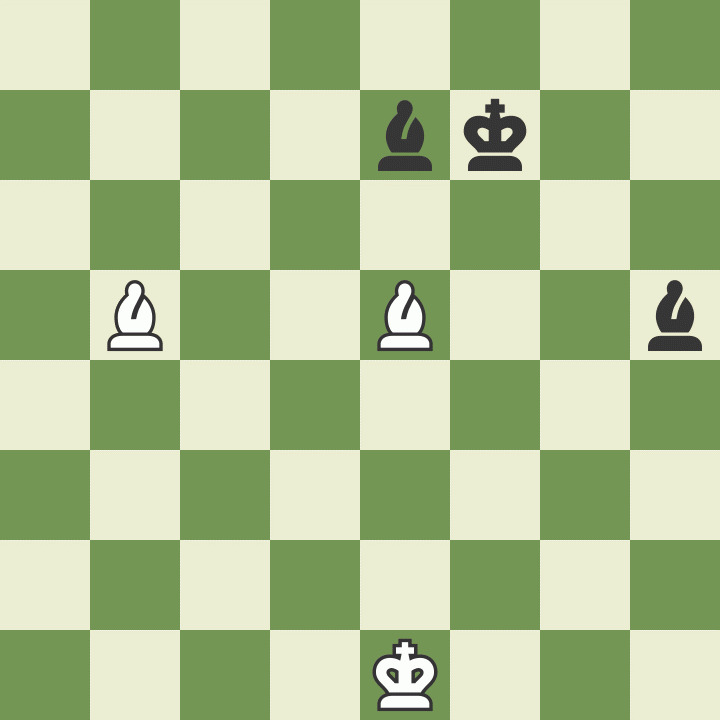
#> input picture AITasks/data/images/train/10.jpg, 720 x 720 px
$ python task2.py
#> lines starting #> are read from the running program, lines starting #| are printed output that depends on the picture
#> the answer given: data/images/train/10.jpg
from PIL import Image
import tkinter as tk
from tkinter import filedialog

def convert_to_grayscale(image_path):
    # Open the image
#> called with image_path = 'data/images/train/10.jpg'
    image = Image.open(image_path)
#> image is the input picture: PIL image 720x720 RGB; mean R, G, B 173.6, 191.9, 146.9
    grayscale_image = Image.new("L", image.size)
#> grayscale_image: PIL image 720x720 L; every value is 0

    # Get pixel data
    pixels = image.load()
    grayscale_pixels = grayscale_image.load()


    for i in range(image.width):
        for j in range(image.height):

            pixel_values = pixels[i, j]
            if len(pixel_values) == 4:  # RGBA
                r, g, b, _ = pixel_values
            else:  # RGB
                r, g, b = pixel_values


            gray = int(0.299 * r + 0.587 * g + 0.114 * b)
            grayscale_pixels[i, j] = gray


    grayscale_image.show()
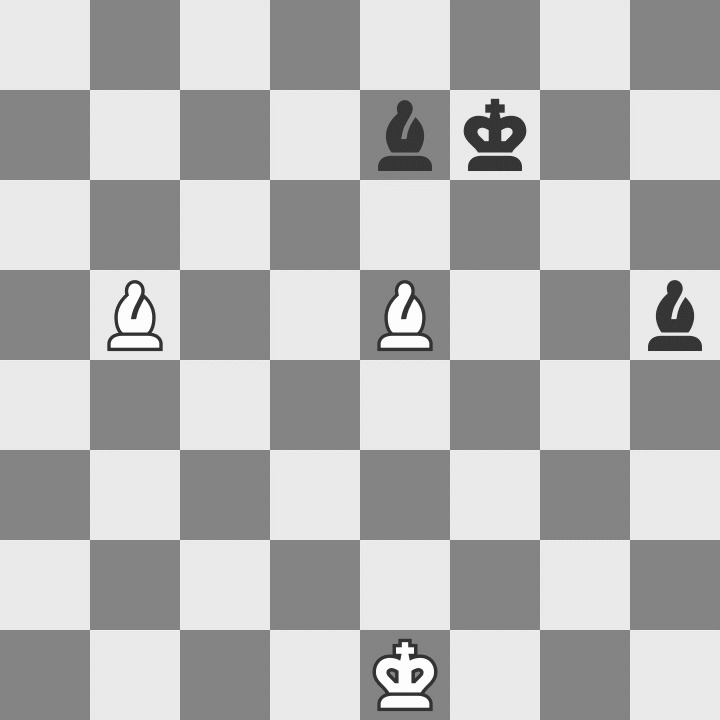
#> shown: PIL image 720x720 L; min 40, max 255, mean 181.2

    return grayscale_image

def get_image_file():

    file_path = filedialog.askopenfilename(
        title="Select an Image File",
        filetypes=[("Image Files", "*.jpg;*.jpeg;*.png;*.bmp;*.gif")]
    )

    if file_path:
        return file_path
    else:
        print("No file selected.")
        exit(0)

convert_to_grayscale(get_image_file())

$ run again, on AITasks/data/images/train/106.jpg
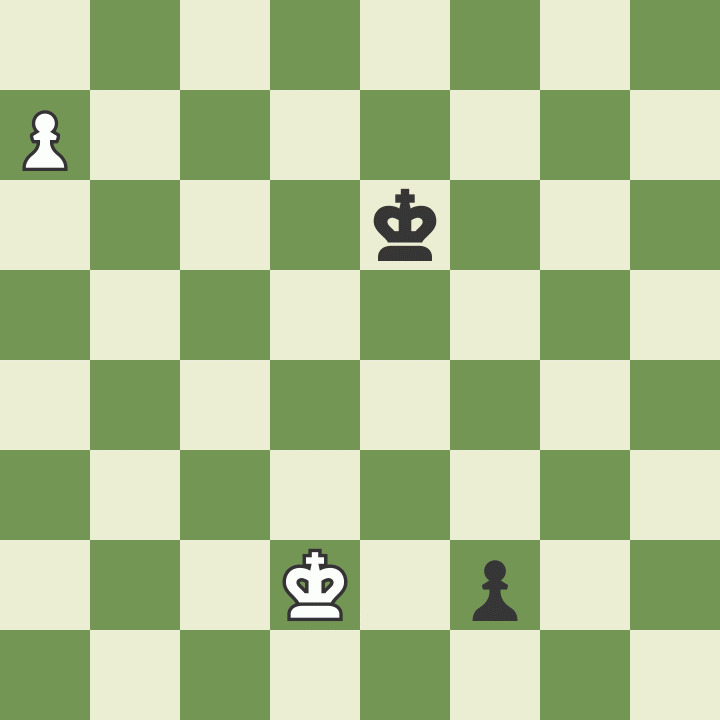
#> input picture AITasks/data/images/train/106.jpg, 720 x 720 px
#> in convert_to_grayscale, image is the input picture: PIL image 720x720 RGB; mean R, G, B 174.6, 193, 147.6
#> grayscale_image: PIL image 720x720 L; every value is 0
#> in convert_to_grayscale, `grayscale_image.show()`:
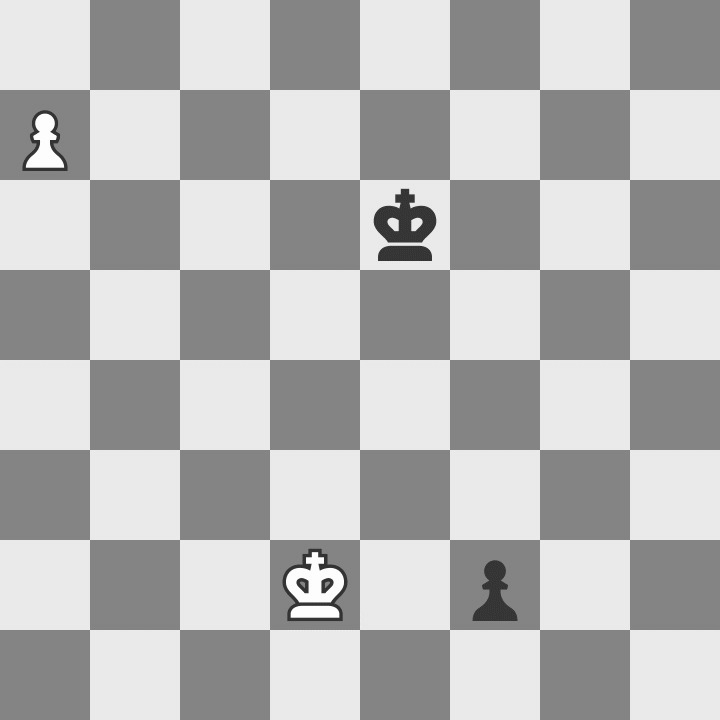
#> shown: PIL image 720x720 L; min 39, max 255, mean 182.2

$ run again, on AITasks/data/images/train/107.jpg
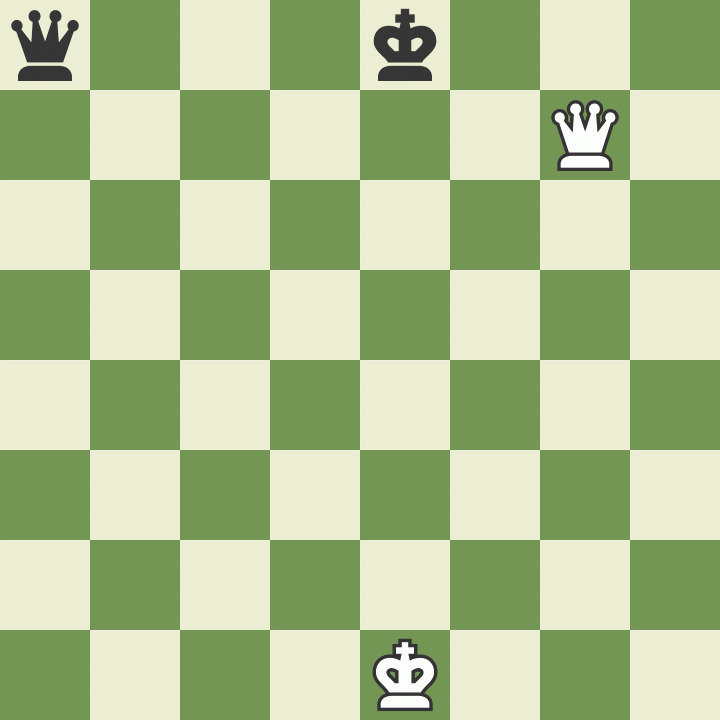
#> input picture AITasks/data/images/train/107.jpg, 720 x 720 px
#> in convert_to_grayscale, image is the input picture: PIL image 720x720 RGB; mean R, G, B 174, 192.4, 147.2
#> grayscale_image: PIL image 720x720 L; every value is 0
#> in convert_to_grayscale, `grayscale_image.show()`:
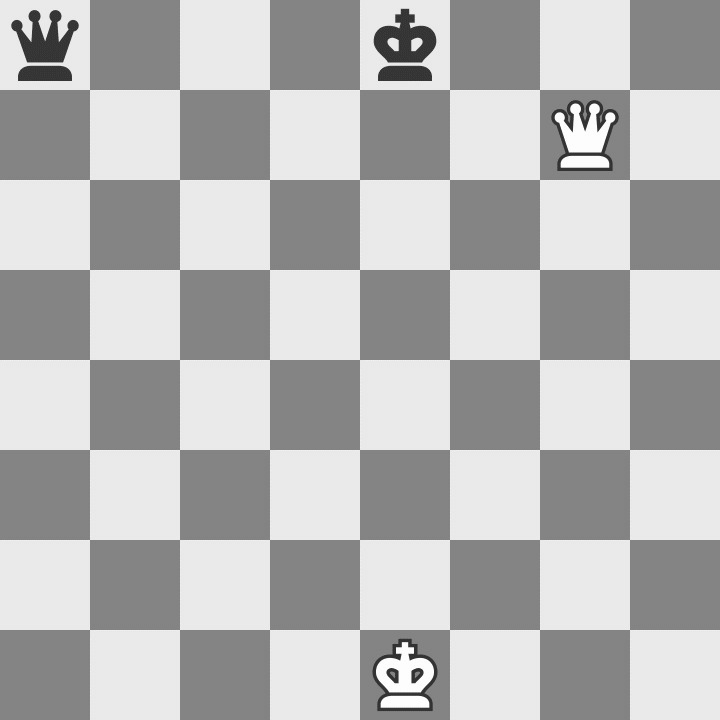
#> shown: PIL image 720x720 L; min 40, max 255, mean 181.7
